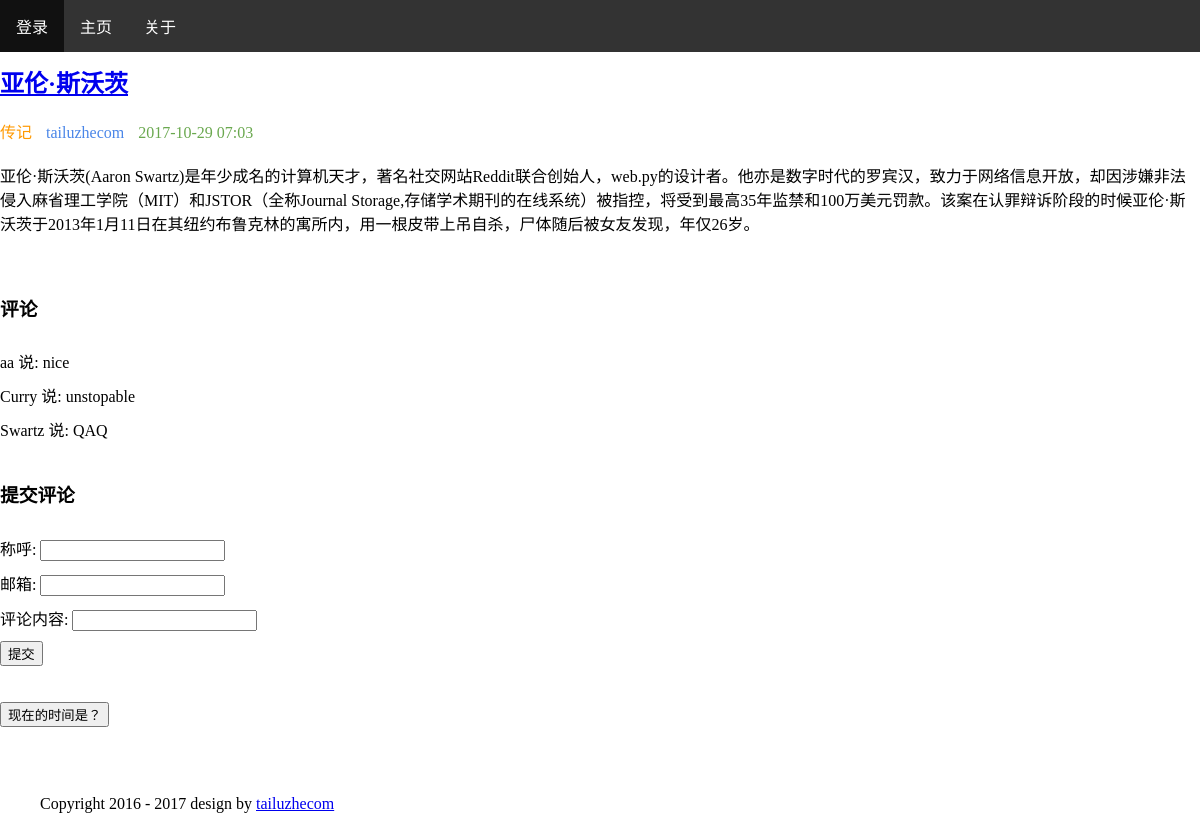
Page /detail/1/ on the committed database.
### blog/models.py (models this page shows)
class Blog(models.Model):
    title = models.CharField('标题', max_length=32)
    author = models.CharField('作者', max_length=16)
    content = models.TextField('正文')
    created = models.DateTimeField('发布时间', auto_now_add=True)
    intro = models.TextField('简介')
    category = models.ForeignKey(Category, verbose_name='分类')
    tags = models.ManyToManyField(Tag, verbose_name='标签')

class Category(models.Model):
    name = models.CharField('名称', max_length=16)

class Comment(models.Model):
    blog = models.ForeignKey(Blog, verbose_name='博客')
    name = models.CharField('称呼', max_length=16)
    email = models.EmailField('邮箱')
    content = models.CharField('内容', max_length=140)
    created = models.DateTimeField('发布时间', auto_now_add = True)

### blog/views.py (the view)
# urls.py: url(r'^detail/(\d+)/$', get_detail, name='blog_get_detail'),
def get_detail(request, blog_id):
    try:
        blog = Blog.objects.get(id=blog_id)
    except Blog.DoesNotExist:
        raise Http404
    if request.method == 'GET':
        form = CommentForm()
    else:
        form = CommentForm(request.POST)
        if form.is_valid():
            cleaned_data = form.cleaned_data
            cleaned_data['blog'] = blog
            Comment.objects.create(**cleaned_data)
    ctx = {
        'blog': blog,
        'comments': blog.comment_set.all().order_by('-created'),
        'form': form
    }
    return render(request, 'blog-detail.html', ctx)

### blog/forms.py
class CommentForm(forms.Form):
    name = forms.CharField(label='称呼', max_length=16, error_messages={
        'required': '请填写您的称呼',
        'max_length': '称呼太长'
    })
    email = forms.EmailField(label='邮箱', error_messages={
        'required': '请填写您的邮箱',
        'invalid': '邮箱格式不正确'
    })
    content = forms.CharField(label='评论内容', error_messages={
        'required': '请填写您的评论内容',
        'max_length': '评论内容太长'
    })

### templates/blog-detail.html (shortened to what this page needs)
<!DOCTYPE html>
<html lang="en">
<head>
</head>
<body>
<div class="header">
    <span><a href="{% url 'blog_get_detail' blog.id %}">博客</a> - <a href="{% url 'blog_get_detail' blog.id %}">{{ blog.title }}</a></span>
</div>
<ul class="top_ul">
    <li class="top_li"><a href="{% url 'blog_login' %}">登录</a></li>
    <li class="top_li"><a href="{% url 'blog_list' %}">主页</a></li>
    <li class="top_li"><a href=#about>关于</a></li>
</ul>
<div class="content">
    <div class="blog">
        <div class="title">
            <a href="#"><h2>{{ blog.title }}</h2></a>
        </div>
        <div class="info">
            <span class="category" style="color: #ff9900;">{{ blog.category.name }}</span>
            <span class="author" style="color: #4a86e8">{{ blog.author }}</span>
            <span class="created" style="color: #6aa84f">{{ blog.created|date:"Y-m-d H:i" }}</span>
        </div>
        <div class="summary">
            {{ blog.content }}
        </div>
    </div>
    <div class="comment">
        <div class="comments-display" style="padding-top: 20px;">
            <h3>评论</h3>
            {% for comment in comments %}
                <div class="comment-field" style="padding-top: 10px;">
                    {{ comment.name }} 说: {{ comment.content }}
                </div>
            {% endfor %}
        </div>
        <div class="comment-post" style="padding-top: 20px;">
            <h3>提交评论</h3>
            <form action="{% url 'blog_get_detail' blog.id %}" method="post">
                {% for field in form %}
                    <div class="input-field" style="padding-top: 10px">
                        {{ field.label }}: {{ field }}
                    </div>
                {% endfor %}
                <button type="submit" style="margin-top: 10px">提交</button>
            </form>
        </div>
    </div>
</div>
<br><br>
<button onclick="document.getElementById('demo').innerHTML=Date()">现在的时间是？</button>
<br>
<br>
<div id="footer-bottom">
    <footer>
        <ul><p>Copyright 2016 - 2017 design by <a href="/">tailuzhecom</a></p></ul>
    </footer>
</div>
</body>
</html>

### templates/blog-detail.html (style rules this page uses)
.blog { padding: 20px 0px; }
.blog .info span { padding-right: 10px; }
.blog .summary { padding-top: 20px; }
body { margin:0; }
.top_ul { list-style-type: none; margin: 0; padding: 0; overflow: hidden; background-color: #333; position: fixed; top: 0; width: 100%; }
.top_li { float: left; }
.top_li a { display: block; color: white; text-align: center; padding: 14px 16px; text-decoration: none; }

### rows in the picture
Blog: title "亚伦·斯沃茨", category.name "传记", author "tailuzhecom", created "2017-10-29 07:03", content "亚伦·斯沃茨(Aaron Swartz)是年少成名的计算机天才，著名社交网站Reddit联合创始人，web.py的设计者。他亦是数字时代的罗宾汉，致力于网络信息开放，却因涉嫌非法侵入麻省理工学院（MIT）和JSTOR（全称Journal Storage,存储学术期刊的在线系统）被指控，将受到最高35年监禁和100万美元罚款。该案在认罪辩诉阶段的时候亚伦·斯沃茨于2013年1月11日在其纽约布鲁克林的寓所内，用一根皮带上吊自杀，尸体随后被女友发现，年仅26岁。"
Comment: name "aa", content "nice"
Comment: name "Curry", content "unstopable"
Comment: name "Swartz", content "QAQ"

### other values in the picture
{{ field.label }} "称呼" "邮箱" "评论内容"
